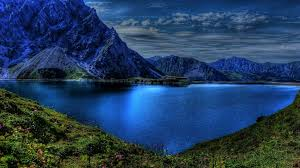
#> input picture Lab3/images.jpg, 300 x 168 px
$ python -i ImageProcessing.py   (imports and definitions only)
#> lines starting #> are read from the running program, lines starting #| are printed output that depends on the picture
from matplotlib import pyplot as plt
from PIL import Image as i, ImageEnhance
import numpy as np

# Function to load an image from a file
def load_image(filename):
#> called with filename = 'images.jpg'
    image = i.open(filename)
#> image is the input picture: PIL image 300x168 RGB; mean R, G, B 34.8, 61.4, 93.1
    # Display the loaded image
    # image.show()
    return image

# Function to crop the image to a specific region
# [30 lines left out: functions crop_image, adjust_brightness, adjust_sharpness, adjust_saturation, not called in this run]

# Function to calculate histograms for each color channel
def Histogram_Analysis(image):
    r, g, b = image.split()
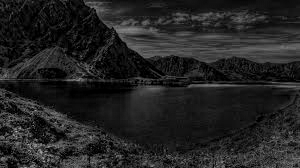
#> r: PIL image 300x168 L; min 0, max 191, mean 34.8
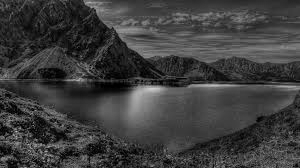
#> g: PIL image 300x168 L; min 0, max 206, mean 61.4
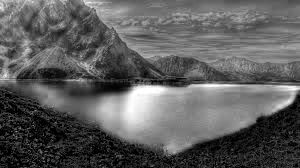
#> b: PIL image 300x168 L; min 0, max 255, mean 93.1
    return r.histogram(), g.histogram(), b.histogram()

# Function to display a line plot of histograms for each color channel
# [26 lines left out: functions display_histogram, bar_histogram, not called in this run]

# Loading image and displaying it
filename = 'images.jpg'
image = load_image(filename)

# Changing image dimensions or cropping
# [6 lines not run here, left out]

# Histogram Analysis
r_hist, g_hist, b_hist = Histogram_Analysis(image)
#> r_hist = 256 values, max 2245 at index 0, min 0 at index 137, mean 196.9; g_hist = 256 values, max 836 at index 63, min 0 at index 194, mean 196.9; b_hist = 256 values, max 1526 at index 0, min 12 at index 219, mean 196.9
# [2 lines not run here, left out]

>>> from PIL import Image
>>> picture = Image.open('images.jpg')
>>> result = Histogram_Analysis(picture)
